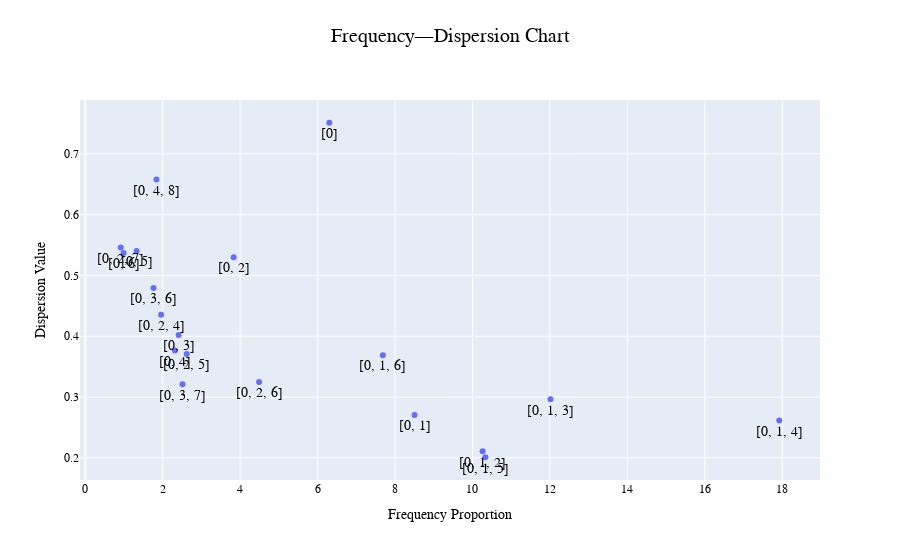

The code cell stored with this chart in its notebook:
### Code cell
## plots DKL against frequency

fig = go.Figure()
fig.add_trace(go.Scatter(x = proportions_data2['Total'], y = proportions_data2['DKL Value'], mode='markers+text', text=proportions_data2.index.values, textposition="bottom center", textfont_size=14))
fig.update_layout(xaxis=(dict(title={'text': 'Frequency Proportion'})))
fig.update_layout(yaxis=(dict(title={'text': 'Dispersion Value'})))
fig.update_layout(title={'text': 'Frequency—Dispersion Chart', 'font':dict(family="Big Caslon, monospace", size=20, color='rgb(0,0,0)'), 'y':0.95, 'x':0.5, 'xanchor': 'center', 'yanchor': 'top'})
fig.update_layout(font=dict(family="Baskerville, monospace", size=12, color='rgb(0,0,0)'))
fig.show()

### Figure 1 — Plotly figure (JSON) as saved in the notebook; plotly's stock layout.template omitted (floating-point values rounded to 4 significant figures)
{"data": [{"mode": "markers+text", "text": ["[0]", "[0, 1]", "[0, 2]", "[0, 3]", "[0, 4]", "[0, 5]", "[0, 6]", "[0, 1, 2]", "[0, 1, 3]", "[0, 1, 4]", "[0, 1, 5]", "[0, 1, 6]", "[0, 2, 4]", "[0, 2, 5]", "[0, 2, 6]", "[0, 2, 7]", "[0, 3, 6]", "[0, 3, 7]", "[0, 4, 8]"], "textfont": {"size": 14}, "textposition": "bottom center", "type": "scatter", "x": [6.303, 8.504, 3.832, 2.411, 2.316, 1.326, 0.9889, 10.26, 12.01, 17.92, 10.33, 7.687, 1.96, 2.621, 4.489, 0.9167, 1.763, 2.511, 1.839], "y": [0.7512, 0.2704, 0.53, 0.4022, 0.3767, 0.5403, 0.5368, 0.2107, 0.2963, 0.2613, 0.201, 0.3688, 0.4353, 0.3708, 0.3247, 0.5459, 0.4795, 0.321, 0.658]}], "layout": {"font": {"color": "rgb(0,0,0)", "family": "Baskerville, monospace", "size": 12}, "title": {"font": {"color": "rgb(0,0,0)", "family": "Big Caslon, monospace", "size": 20}, "text": "Frequency—Dispersion Chart", "x": 0.5, "xanchor": "center", "y": 0.95, "yanchor": "top"}, "xaxis": {"title": {"text": "Frequency Proportion"}}, "yaxis": {"title": {"text": "Dispersion Value"}}}}
